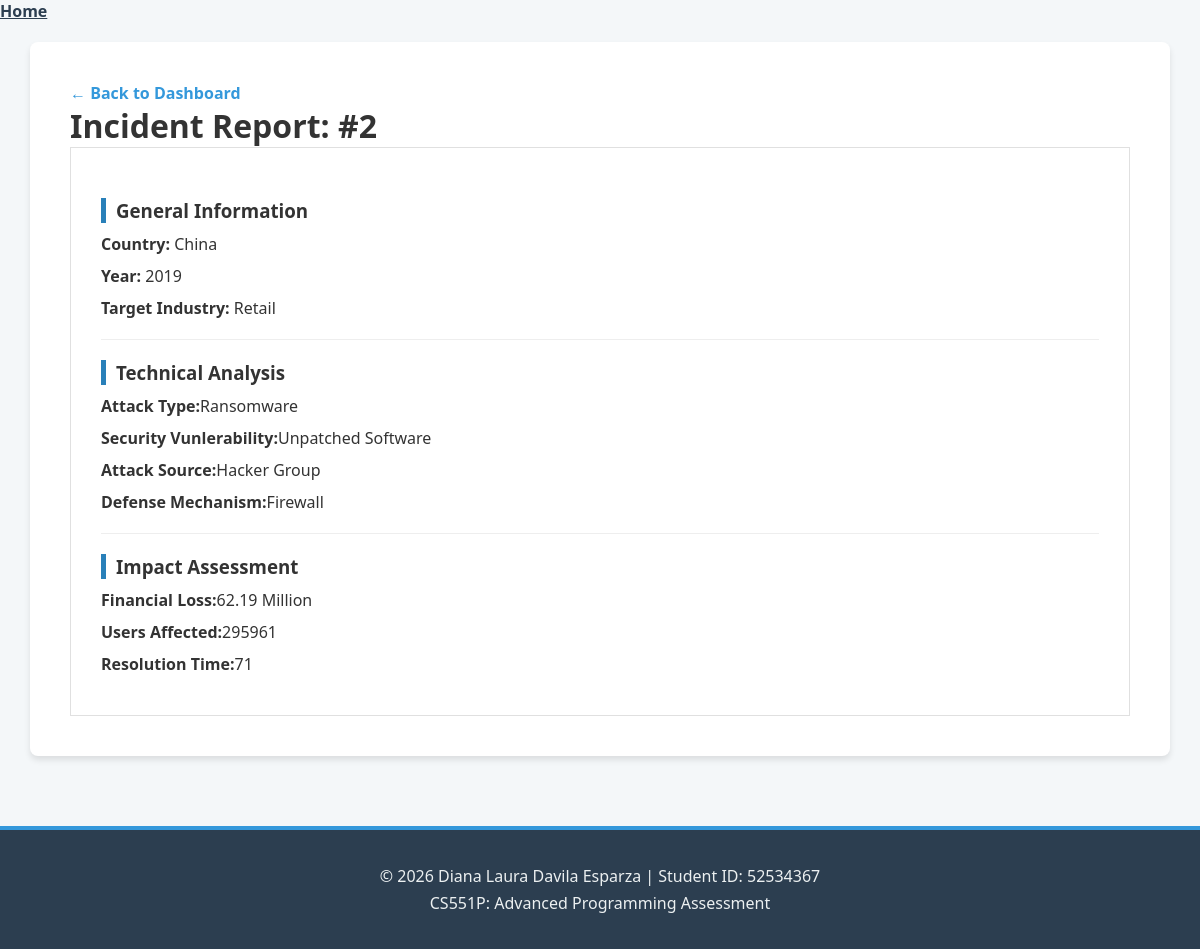
The page /incident/2 on the database its author committed.
### tables this page shows
CREATE TABLE "incidents" (
"Incident_ID" INTEGER,
  "Country" TEXT,
  "Country_ID" INTEGER,
  "Year" INTEGER,
  "Attack_Type" TEXT,
  "Target_Industry" TEXT,
  "Financial_Loss_inMillion$" REAL,
  "Qty_Affected_Users" INTEGER,
  "Attack_Source" TEXT,
  "Security_Vulnerability_Type" TEXT,
  "Defense_Mechanism_Used" TEXT,
  "Incident_Resolution_Time_inHours" INTEGER,
  "Attack_typeID" INTEGER
);

### app.py (the view)
@app.route('/incident/<int:incident_id>')
def detail(incident_id):
    conn = get_db_connection()
    incident = conn.execute("SELECT * FROM incidents WHERE Incident_ID = ?", (incident_id,)).fetchone()
    conn.close()
    if incident is None:
        return "Incident not found"
    return render_template('detail.html', incident=incident)

### app.py (called while the page is built)
def get_db_connection():
    conn = sqlite3.connect(db_path)
    conn.row_factory = sqlite3.Row
    return conn

### templates/detail.html
{% extends 'base.html' %}
{% block content %}
<div class="container">
    <a href="/"> ← Back to Dashboard</a>
    <h1>Incident Report: #{{ incident ['Incident_ID']}} </h1>
    <div class="detail-card">
        <h3>General Information</h3>
        <p><strong>Country:</strong> {{ incident ['Country']}}</p>
        <p><strong>Year:</strong> {{ incident ['Year']}}</p>
        <p><strong>Target Industry:</strong> {{ incident ['Target_Industry']}}</p>
        <hr>
        <h3>Technical Analysis</h3>
        <p><strong>Attack Type:</strong>{{ incident ['Attack_Type'] }}</p>
        <p><strong>Security Vunlerability:</strong>{{ incident ['Security_Vulnerability_Type'] }}</p>
        <p><strong>Attack Source:</strong>{{ incident ['Attack_Source'] }}</p>
        <p><strong>Defense Mechanism:</strong>{{ incident ['Defense_Mechanism_Used'] }}</p>
        <hr>
        <h3>Impact Assessment</h3>
        <p><strong>Financial Loss:</strong>{{ incident ['Financial_Loss_inMillion$'] }} Million</p>
        <p><strong>Users Affected:</strong>{{ incident ['Qty_Affected_Users'] }}</p>
        <p><strong>Resolution Time:</strong>{{ incident ['Incident_Resolution_Time_inHours'] }}</p>
    </div>
</div>
{% endblock %}

### static/css/style.css (style rules this page uses)
* { margin: 0; padding: 0; box-sizing: border-box; }
html, body { height: 100%; }
body { display: flex; flex-direction: column; font-family: 'Segoe UI', Tahoma, Geneva, Verdana, sans-serif; background-color: #f4f7f9; color: #333; }
.container { flex: 1; width: 95%; max-width: 1200px; margin: 20px auto; background: white; padding: 40px; box-shadow: 0 4px 6px rgba(0,0,0,0.1); border-radius: 8px; }
.detail-card { border: 1px solid #e0e0e0; padding: 30px; }
.detail-card h3 { border-left: 5px solid #2980b9; padding-left: 10px; margin: 20px 0 10px 0; }
.detail-card p { margin-bottom: 10px; }
hr { margin: 20px 0; border: 0; border-top: 1px solid #eee; }
a { text-decoration: none; color: #3498db; font-weight: bold; }

### rows shown on the page
incidents: Incident_ID "2", Country "China", Year "2019", Target_Industry "Retail", Attack_Type "Ransomware", Security_Vulnerability_Type "Unpatched Software", Attack_Source "Hacker Group", Defense_Mechanism_Used "Firewall", incident "62.19", Qty_Affected_Users "295961", Incident_Resolution_Time_inHours "71"
